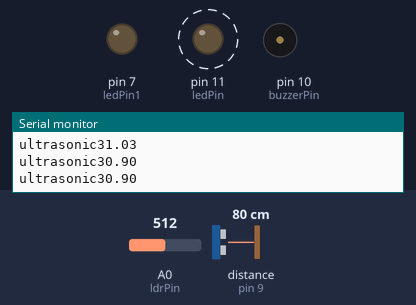
Simulated run of this sketch. Board: Arduino Uno, built with avr-gcc and run on an emulated ATmega328P. Parts: output pins drawn as LEDs (lit = HIGH), buzzer (waves = sounding, pin HIGH), the last lines printed to the serial monitor. Wiring (inferred from the names in the program): ultrasonic range finder: trigger pin 8; echo pin 9. Dashed ring = blinking. Inputs (shaded band) come from the test bench; at power-on: distance to the obstacle (sensor on pin 9) 80 cm, A0 (ldrPin) = 512. The echo pulse lasts 58.3 µs per cm; pins used as bus, display or sensor lines are not drawn.

Above: at 1.3 s.
1.4 s: distance to the obstacle (sensor on pin 9) set to 253 cm
At 2.5 s:
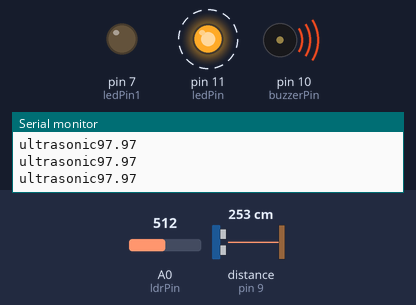
4.5 s: distance to the obstacle (sensor on pin 9) set to 262 cm
At 4.7 s:
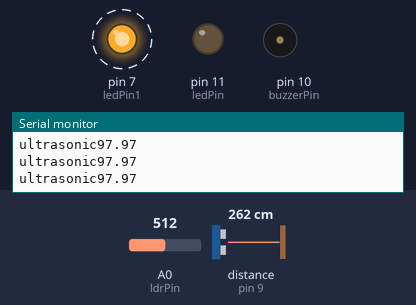
7.6 s: distance to the obstacle (sensor on pin 9) set to 2 cm
At 8.7 s:
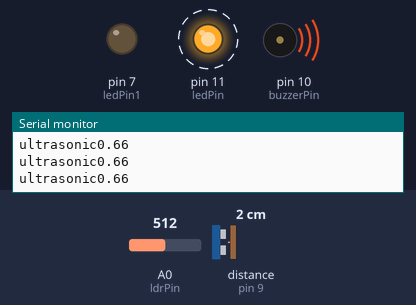
10.7 s: distance to the obstacle (sensor on pin 9) set to 299 cm
At 10.89 s:
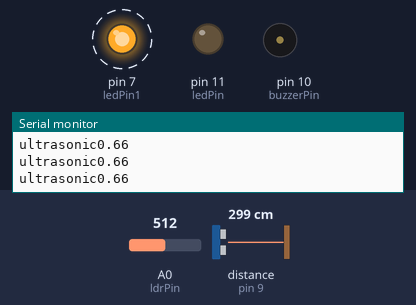
13.8 s: A0 (ldrPin) set to 191
16.9 s: A0 (ldrPin) set to 170
At 17.35 s:
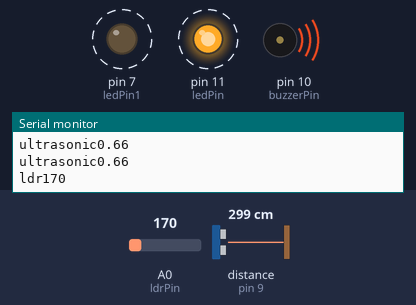
Timing chart, 0 to 21.0 s (numbered marks = the images above; inputs shaded):
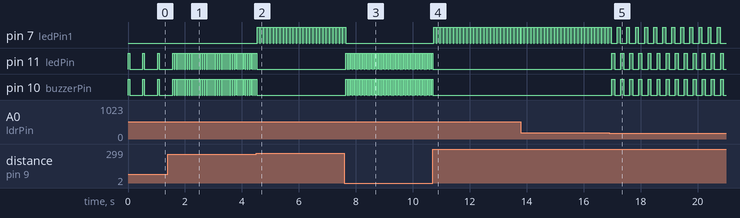

The sketch:

ultrasonic_ldr_water_beep_blink.ino
```cpp
#define ledPin1 7
#define trigPin 8
#define echoPin 9
#define buzzerPin 10
#define ledPin 11
#define ldrPin A0

long duration;
float distanceInch;
int timer;

void setup() {

  Serial.begin(9600);

  pinMode(echoPin, INPUT);
  pinMode(ldrPin,INPUT);

  pinMode(trigPin, OUTPUT);
  pinMode(buzzerPin, OUTPUT);
  pinMode(ledPin, OUTPUT);
  pinMode(ledPin1, OUTPUT);

  digitalWrite(buzzerPin, LOW);
  digitalWrite(ledPin, LOW);
  digitalWrite(ledPin1, LOW);

}

void loop() {

   // Ultrasonic Sensor code:

  //code needed for the ultrasonic sensor to receive the signal
  digitalWrite(trigPin, LOW);
  delayMicroseconds(2);
  digitalWrite(trigPin, HIGH);
  delayMicroseconds(10);
  digitalWrite(trigPin, LOW);
  //end of above code

  //calculate the duration needed for the signal to hit back from the obstacle
  duration = pulseIn(echoPin, HIGH);

  //convert the duration in distance of inches
  distanceInch = duration * 0.0133 /2;

  //sound the buzzer and blink
  if(distanceInch<=100)
  {
    digitalWrite(buzzerPin, HIGH);
    digitalWrite(ledPin, HIGH);
    delay(50);
    digitalWrite(buzzerPin, LOW);
    digitalWrite(ledPin, LOW);

    timer = distanceInch * 15;

    Serial.print("ultrasonic");
    Serial.println(distanceInch);

    //this line shows the delay in time for the loop
    //the shorter the distance from obstacle the faster the beep goes
    if(timer<=500)
      delay(timer);

    return ;
  }
  else
  {

      // ldr sensor code:

      int ldrStatus=analogRead(ldrPin);

      if(ldrStatus<180)
      {
        digitalWrite(buzzerPin,HIGH);
        digitalWrite(ledPin,HIGH);
        delay(100);

        digitalWrite(buzzerPin,LOW);
        digitalWrite(ledPin,LOW);
        delay(100);

        Serial.print("ldr");
        Serial.println(ldrStatus);
      }
      else
      {
        digitalWrite(buzzerPin,LOW);
        digitalWrite(ledPin,LOW);
      }

      digitalWrite(ledPin1,HIGH);
      delay(100);
      digitalWrite(ledPin1,LOW);
      return ;

  }

}
```

Measured:
- the behaviour switches between 258 and 259 cm on distance to the obstacle (sensor on pin 9) (found by bisection; images 1 and 2)
- the behaviour switches between 180 and 179 on A0 (ldrPin) (found by bisection; images 4 and 5)
- after the input at 1.4 s, pin 11 (ledPin), pin 10 (buzzerPin): alternates HIGH for 0.05 s and LOW for 0.02 s, starting after 0.24 s
- after the input at 4.5 s, pin 7 (ledPin1): alternates HIGH for 0.10 s and LOW for 0.02 s, starting at once; pin 11 (ledPin), pin 10 (buzzerPin): goes on until 4.5 s, then stays LOW
- after the input at 7.6 s, pin 7 (ledPin1): goes on until 7.6 s, then stays LOW; pin 11 (ledPin), pin 10 (buzzerPin): alternates HIGH for 0.05 s and LOW for 0.01 s, starting after 0.05 s
- after the input at 10.7 s, pin 7 (ledPin1): alternates HIGH for 0.10 s and LOW for 0.02 s, starting at once; pin 11 (ledPin), pin 10 (buzzerPin): goes on until 10.7 s, then stays LOW
- after the input at 16.9 s, pin 7 (ledPin1): alternates HIGH for 0.10 s and LOW for 0.22 s, starting after 0.29 s; pin 11 (ledPin), pin 10 (buzzerPin): alternates HIGH for 0.10 s and LOW for 0.22 s, starting after 0.09 s
- by itself, pin 11 (ledPin), pin 10 (buzzerPin): alternates HIGH for 0.05 s and LOW for 0.47 s
